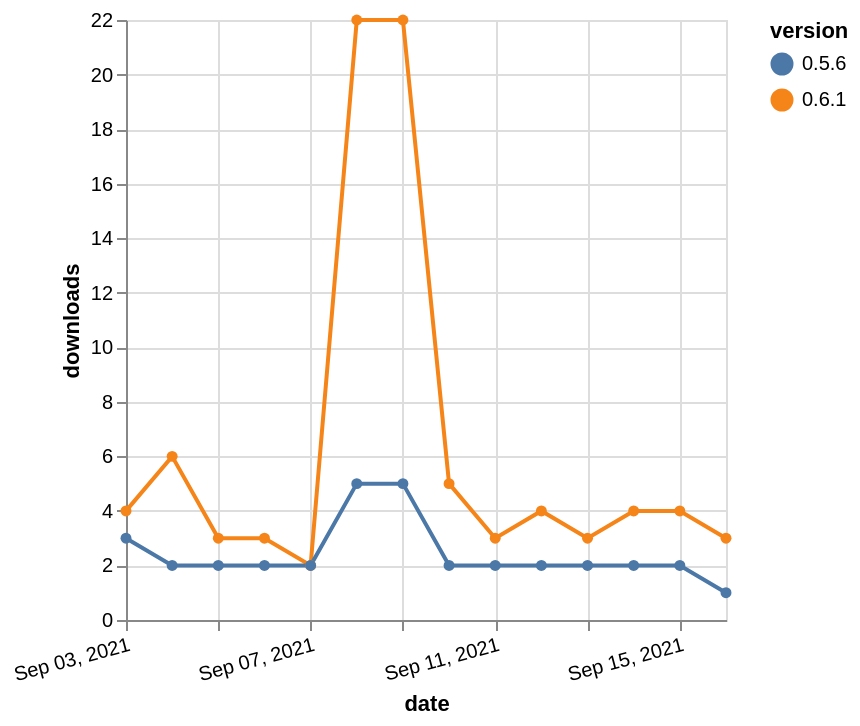

Specify this chart in Vega-Lite:
### Vega-Lite specification from a JSON file in a GitHub repository (floating-point values rounded to 4 significant figures)
{"$schema": "https://vega.github.io/schema/vega-lite/v5.json", "description": "A simple bar chart with embedded data.", "data": {"values": [{"date": "2021-09-03", "total": 5027, "delta": 4, "version": "0.6.1"}, {"date": "2021-09-04", "total": 5033, "delta": 6, "version": "0.6.1"}, {"date": "2021-09-05", "total": 5036, "delta": 3, "version": "0.6.1"}, {"date": "2021-09-06", "total": 5039, "delta": 3, "version": "0.6.1"}, {"date": "2021-09-07", "total": 5041, "delta": 2, "version": "0.6.1"}, {"date": "2021-09-08", "total": 5063, "delta": 22, "version": "0.6.1"}, {"date": "2021-09-09", "total": 5085, "delta": 22, "version": "0.6.1"}, {"date": "2021-09-10", "total": 5090, "delta": 5, "version": "0.6.1"}, {"date": "2021-09-11", "total": 5093, "delta": 3, "version": "0.6.1"}, {"date": "2021-09-12", "total": 5097, "delta": 4, "version": "0.6.1"}, {"date": "2021-09-13", "total": 5100, "delta": 3, "version": "0.6.1"}, {"date": "2021-09-14", "total": 5104, "delta": 4, "version": "0.6.1"}, {"date": "2021-09-15", "total": 5108, "delta": 4, "version": "0.6.1"}, {"date": "2021-09-16", "total": 5111, "delta": 3, "version": "0.6.1"}, {"date": "2021-09-03", "total": 3866, "delta": 3, "version": "0.5.6"}, {"date": "2021-09-04", "total": 3868, "delta": 2, "version": "0.5.6"}, {"date": "2021-09-05", "total": 3870, "delta": 2, "version": "0.5.6"}, {"date": "2021-09-06", "total": 3872, "delta": 2, "version": "0.5.6"}, {"date": "2021-09-07", "total": 3874, "delta": 2, "version": "0.5.6"}, {"date": "2021-09-08", "total": 3879, "delta": 5, "version": "0.5.6"}, {"date": "2021-09-09", "total": 3884, "delta": 5, "version": "0.5.6"}, {"date": "2021-09-10", "total": 3886, "delta": 2, "version": "0.5.6"}, {"date": "2021-09-11", "total": 3888, "delta": 2, "version": "0.5.6"}, {"date": "2021-09-12", "total": 3890, "delta": 2, "version": "0.5.6"}, {"date": "2021-09-13", "total": 3892, "delta": 2, "version": "0.5.6"}, {"date": "2021-09-14", "total": 3894, "delta": 2, "version": "0.5.6"}, {"date": "2021-09-15", "total": 3896, "delta": 2, "version": "0.5.6"}, {"date": "2021-09-16", "total": 3897, "delta": 1, "version": "0.5.6"}]}, "width": "container", "mark": {"type": "line", "point": {"filled": true}}, "encoding": {"x": {"field": "date", "type": "temporal", "timeUnit": "yearmonthdate", "title": "date", "axis": {"labelAngle": -15}}, "y": {"field": "delta", "type": "quantitative", "title": "downloads"}, "color": {"field": "version", "type": "nominal"}, "tooltip": {"field": "delta"}}}
